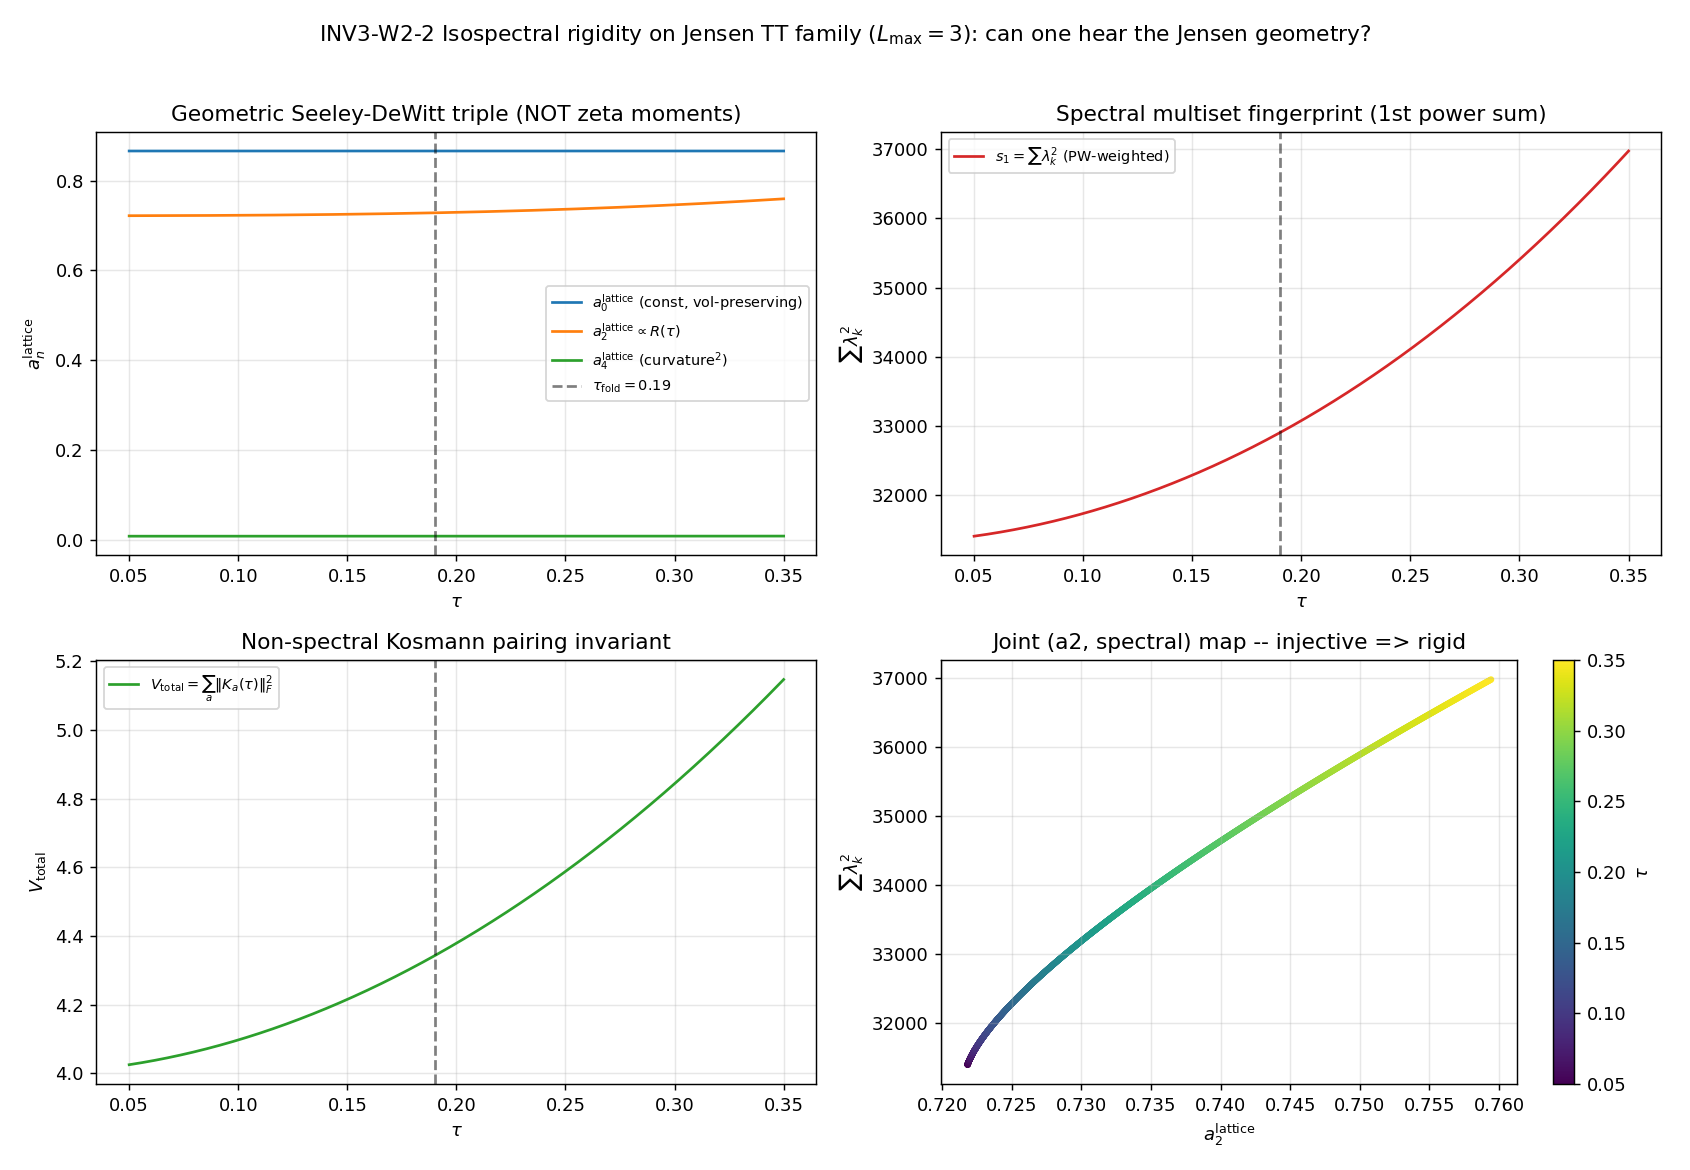

Reproduce this figure in Python.
#!/usr/bin/env python3
"""
INV3 W2-2 — ISOSPECTRAL RIGIDITY AT L_max=3 ("can one hear the Jensen geometry?")
=================================================================================

Gate: INV3-W2-2 ([VERIFY] set-membership)
  scheme = ISOSPECTRAL-RIGIDITY-L3
  convention = ABSOLUTE (a_n^{lattice} MULTISETS compared bit-for-bit)
  regulator_pin = a_n^{lattice} (GEOMETRIC Seeley-DeWitt curvature polynomials,
                  NOT the spectral-zeta moments a_n^{zeta}; the factor-3812
                  discipline is load-bearing: a_2^{SD}(fold)=0.728235 vs
                  a_2^{zeta}=2776.165389 are DIFFERENT objects)

Pre-registered threshold (set-membership / rigidity predicate):
  Degeneracy = EXISTS (tau_i != tau_j) such that
     multiset{lambda_k^2}(tau_i) == multiset{lambda_k^2}(tau_j)   (sorted, |.|<=tol)
     AND |a_n^{lattice}(tau_i) - a_n^{lattice}(tau_j)| <= tol  for n in {0,2,4}
     AND |V_total(tau_i) - V_total(tau_j)| > tol_V              (NON-spectral discriminator)
  PASS  iff degeneracy set is EMPTY (rigidity holds; spectrum reconstructs Jensen geometry)
  FAIL  iff degeneracy set is NON-EMPTY (a named isospectral-non-isometric pair exists)
  INFO  iff a NEAR-degeneracy in [tol, tol_V] band exists but no exact pair at scan resolution
  tols: spectral-multiset match 1e-9; moment-triple match 1e-9; V-discrimination 1e-6

Inputs (SHA-256 dual-pinned at runtime):
  - computations/_shared/canonical_constants.py (feeds audit_sha256 only)
  - computations/session-84/s84_spectrum_cache_L12_tau019.npz
        (cross-validation ONLY: L_max=3 sub-block reconstruction at tau=0.19;
         NOT the primary input -- D_K(tau) is rebuilt per tau)
  - script bytes (feeds BOTH audit_sha256 and content_sha256)

Output 4-tuple:
  (value=<degeneracy-set-cardinality + closest-pair witness>, scheme=ISOSPECTRAL-RIGIDITY-L3,
   convention=ABSOLUTE, L_max=3)

Classification: GEOMETRIC (tests whether D_K^2 spectrum reconstructs the Jensen geometry;
  the fabric's vibrational spectrum determining its own internal structure -- Kac's
  "can one hear the shape of the drum?" specialized to the substrate).

METHODOLOGY (structure-first)
-----------------------------
The heat trace P(sigma)=Tr e^{-sigma D_K^2} is the Rosetta Stone. Its small-sigma
asymptotics carry the LOCAL geometry as the Seeley-DeWitt invariants {a_0, a_2, a_4};
its full eigenvalue list {lambda_k^2} is the GLOBAL spectral datum. On the
volume-preserving Jensen TT family (SU(3), g_tau), the GEOMETRIC SD triple depends on
tau ONLY through the curvature scalars:

  a_0^{lattice}(tau) = (4 pi)^{-d/2} * tr_S(1) * Vol(g_tau)
                     = (4 pi)^{-4} * 16 * Vol               [TAU-INDEPENDENT: Jensen
                                                              is volume-preserving]
  a_2^{lattice}(tau) = (4 pi)^{-d/2} * tr_S(R/6 - E) * Vol
                     = (4 pi)^{-4} * (20 R(tau)/3) * Vol     [proportional to R(tau);
                                                              E = -R/4 Lichnerowicz]
  a_4^{lattice}(tau) = (4 pi)^{-d/2} * (1/360) * Vol *
                       [ 60 R E + 180 E^2 + 30 tr(Omega_{ab}Omega^{ab})/16
                         + (5 R^2 - 2|Ric|^2 + 2|Riem|^2) ]  [all derivative terms
                                                              vanish on homogeneous K]

R(tau), |Ric|^2(tau), |Riem|^2(tau) are the SP-2 exact analytic curvature scalars
(machine-eps validated, S20a 147/147). The spin-bundle curvature term
tr(Omega_{ab} Omega^{ab}) with Omega_{ab} = (1/4) R_{abcd} gamma^c gamma^d is computed
EXACTLY from R_abcd + the Cliff(8) gammas (no folklore coefficient).

The Dirac eigenvalue multiset {lambda_k^2(tau)} is built per Peter-Weyl sector
(p+q <= 3) via dirac_spectrum.collect_spectrum_with_eigenvectors, with each sector's
eigenvalues entered with PW multiplicity dim(p,q).

The Kosmann pairing V_total(tau) is the NON-spectral discriminator -- the Frobenius
pairing-norm of the Kosmann-Lichnerowicz spinorial correction on the (0,0) singlet
sector (the canonical s23a construction), built from the ANTISYMMETRIC covariant-
derivative form A^a_{rs}(tau) = Gamma^s_{ra}(tau) - Gamma^r_{sa}(tau) (Baptista Paper 17
eq 4.1). It lives in the spinor structure (how the Lie-derivative / Clifford action
connects modes) and carries tau-dependent geometric information the bare eigenvalue
list may not.

The rigidity predicate is then an O(N^2) pairwise scan over 2001 tau in [0.05, 0.35].

DISCIPLINE
----------
- from canonical_constants import *
- a_n are a_n^{lattice} (GEOMETRIC SD curvature polynomials), NEVER a_n^{zeta}
- GPU path: torch.linalg.eigvalsh per Peter-Weyl block (blocks small at L_max=3:
  largest is (3,0)/(0,3) dim 10 x16 spinor = 160; trivial). The O(N^2)=2001^2 pairwise
  tau-scan over precomputed per-tau signatures is the cost.
- dual-SHA (S84+); 4-tuple final non-verdict line; verdict via emit_verdict MCP tool.
"""

from __future__ import annotations

# ---------------------------------------------------------------------------
# Section 1 -- Canonical constants (MANDATORY first import)
# ---------------------------------------------------------------------------
import sys
import os
SESSION_DIR = os.path.dirname(os.path.abspath(__file__))
COMPUTATIONS_DIR = os.path.dirname(SESSION_DIR)
SHARED_DIR = os.path.join(COMPUTATIONS_DIR, "_shared")
sys.path.insert(0, SHARED_DIR)

from canonical_constants import *  # noqa: F401,F403  (Vol_SU3_Haar, tau_fold, PI, a2_fold, ...)

# ---------------------------------------------------------------------------
# Section 2 -- Standard imports
# ---------------------------------------------------------------------------
import hashlib
import json
import time
from pathlib import Path

import numpy as np
import matplotlib
matplotlib.use("Agg")
import matplotlib.pyplot as plt

# GPU path for per-sector eigvalsh
try:
    import torch
    _HAS_TORCH = torch.cuda.is_available()
except Exception:
    _HAS_TORCH = False

from dirac_spectrum import (
    su3_generators,
    compute_structure_constants,
    compute_killing_form,
    jensen_metric,
    orthonormal_frame,
    frame_structure_constants,
    connection_coefficients,
    spinor_connection_offset,
    build_cliff8,
    validate_clifford,
    get_irrep,
    dirac_operator_on_irrep,
)
from r20a_riemann_tensor import (
    compute_riemann_tensor_ON_fast,
    ricci_from_riemann,
    scalar_curvature_our_metric,
    kretschner_exact,
)

# ---------------------------------------------------------------------------
# Section 3 -- Paths + pre-registration
# ---------------------------------------------------------------------------
SESSION = "S3"                                        # (local) investigation 3
GATE_ID = "INV3-W2-2"                                 # (local) short-form per orchestrator override
SCHEME = "ISOSPECTRAL-RIGIDITY-L3"                    # (local)
CONVENTION = "ABSOLUTE"                               # (local) a_n MULTISETS compared bit-for-bit
L_MAX = 3                                             # (local)

# Pre-registered machinery pins
N_TAU = 2001                                          # (local) fine scan to catch near-degeneracies
TAU_MIN = 0.05                                        # (local) brackets tau_fold=0.190 w/ margin
TAU_MAX = 0.35                                        # (local)
TOL_SPEC = 1e-9                                       # (local) sorted |lambda^2| multiset match
TOL_MOMENT = 1e-9                                     # (local) a_n^{lattice} triple match
TOL_V = 1e-6                                          # (local) Kosmann V discrimination
MAX_PQ_SUM = 3                                        # (local) Peter-Weyl truncation L_max=3
D_DIM = 8                                             # (local) dim SU(3)
SPINOR_RANK = 16                                      # (local) 2^{d/2} = 2^4

OUT_NPZ = Path(SESSION_DIR) / "inv3_w2_isospectral_rigidity_l3.npz"     # (local)
OUT_PNG = Path(SESSION_DIR) / "inv3_w2_isospectral_rigidity_l3.png"     # (local)

CANONICAL_PATH = Path(SHARED_DIR) / "canonical_constants.py"           # (local)
L12_CACHE = Path(COMPUTATIONS_DIR) / "session-84" / "s84_spectrum_cache_L12_tau019.npz"  # (local)

INPUT_FILES = [CANONICAL_PATH, L12_CACHE]             # (local)


# ---------------------------------------------------------------------------
# Section 4 -- SHA-256 input-pin block (S84+ dual-SHA schema)
# ---------------------------------------------------------------------------

def sha256_of(path: Path) -> str:
    h = hashlib.sha256()  # (local)
    try:
        h.update(Path(path).read_bytes())
    except OSError:
        return ""
    return h.hexdigest()


def log_input_pins(inputs) -> dict:
    print(f"=== {GATE_ID} -- input SHA-256 pins ===")
    pins = {}  # (local)
    project_root = Path(COMPUTATIONS_DIR).parent  # (local)
    for p in inputs:
        sha = sha256_of(p)  # (local)
        try:
            rel = str(Path(p).relative_to(project_root)).replace("\\", "/")  # (local)
        except ValueError:
            rel = str(p).replace("\\", "/")  # (local)
        print(f"  {rel}: {sha[:16]}...")
        pins[rel] = sha
    return pins


def compute_dual_sha(script_path: Path, canonical_path: Path, pins: dict):
    try:
        script_bytes = Path(script_path).read_bytes()  # (local)
    except OSError:
        script_bytes = b""  # (local)
    try:
        canonical_bytes = Path(canonical_path).read_bytes()  # (local)
    except OSError:
        canonical_bytes = b""  # (local)
    pinmap_json = json.dumps(dict(sorted(pins.items())),
                             separators=(",", ":"), sort_keys=True).encode("utf-8")  # (local)
    h_audit = hashlib.sha256()  # (local)
    h_audit.update(script_bytes)
    h_audit.update(canonical_bytes)
    h_audit.update(pinmap_json)
    audit = h_audit.hexdigest()  # (local)
    h_content = hashlib.sha256()  # (local)
    h_content.update(script_bytes)
    content = h_content.hexdigest()  # (local)
    return audit, content


# ---------------------------------------------------------------------------
# Section 5 -- GEOMETRIC Seeley-DeWitt triple a_n^{lattice}(tau)
# ---------------------------------------------------------------------------

def spin_curvature_clifford_trace(tau: float, gammas) -> float:
    """tr_S(sum_{a<b} Omega_{ab} Omega_{ab}) for the spin-bundle curvature.

    The spin connection curvature 2-form is
        Omega_{ab} = (1/4) R_{abcd} gamma^c gamma^d           (16x16)
    (Lichnerowicz curvature endomorphism). The Gilkey a_4 universal polynomial
    carries the term (1/360)*30*tr(Omega_{ab} Omega^{ab}); we compute the
    Clifford trace EXACTLY (no folklore coefficient) so the a_4^{lattice}
    value is fully substrate-derived.

    Returns scalar S_Omega = sum_{a,b} tr(Omega_{ab} @ Omega_{ab}) (real part).
    """
    R = compute_riemann_tensor_ON_fast(tau)  # (local) (8,8,8,8) R_{abcd}
    n = 8  # (local)
    # Omega_{ab} = (1/4) sum_{c,d} R[a,b,c,d] gamma_c gamma_d
    S_Omega = 0.0  # (local)
    for a in range(n):
        for b in range(n):
            Om = np.zeros((SPINOR_RANK, SPINOR_RANK), dtype=complex)  # (local)
            Rab = R[a, b]  # (local) (8,8) slice
            for c in range(n):
                for d in range(n):
                    coeff = Rab[c, d]  # (local)
                    if abs(coeff) > 1e-15:
                        Om += coeff * (gammas[c] @ gammas[d])
            Om *= 0.25
            S_Omega += np.real(np.trace(Om @ Om))
    return float(S_Omega)


def geometric_sd_triple(tau: float, S_Omega: float):
    """Return (a_0, a_2, a_4) GEOMETRIC Seeley-DeWitt coefficients a_n^{lattice}(tau).

    d=8, spinor rank 16, prefactor (4 pi)^{-d/2}=(4 pi)^{-4}, Vol=Vol_SU3_Haar
    (TAU-INDEPENDENT: volume-preserving Jensen). Lichnerowicz D^2 => E = -R/4 * 1.

    a_0 = (4 pi)^{-4} * 16 * Vol
    a_2 = (4 pi)^{-4} * (20 R/3) * Vol      [tr(R/6 - E) = 16*(5R/12)=20R/3]
    a_4 = (4 pi)^{-4} * (1/360) * Vol *
          [ 60 R*tr(E) + 180 tr(E^2) + 30 S_Omega + tr(1)*(5R^2 - 2|Ric|^2 + 2|Riem|^2) ]
    with tr(E)=16*(-R/4)=-4R, tr(E^2)=16*(R/4)^2=R^2, tr(1)=16. Derivative terms
    (E_{;kk}, R_{;kk}) vanish on the homogeneous space (constant curvature scalars).
    """
    R = scalar_curvature_our_metric(tau)  # (local) SP-2 exact
    K = kretschner_exact(tau)             # (local) |Riem|^2 exact
    Ric = ricci_from_riemann(compute_riemann_tensor_ON_fast(tau))  # (local) (8,8)
    ric2 = float(np.sum(Ric ** 2))        # (local) |Ric|^2
    pref = (4.0 * PI) ** (-4)             # (local) (4 pi)^{-d/2}, d=8
    Vol = Vol_SU3_Haar                    # imported canonical (1349.74), tau-INDEPENDENT

    a0 = pref * SPINOR_RANK * Vol                                        # (local)
    a2 = pref * (20.0 * R / 3.0) * Vol                                   # (local)

    trE = SPINOR_RANK * (-R / 4.0)        # (local) tr(E), E=-R/4 * 1
    trE2 = SPINOR_RANK * (R / 4.0) ** 2   # (local) tr(E^2)
    scalar_poly = SPINOR_RANK * (5.0 * R ** 2 - 2.0 * ric2 + 2.0 * K)    # (local) tr(1)*(...)
    a4_integrand = 60.0 * R * trE + 180.0 * trE2 + 30.0 * S_Omega + scalar_poly  # (local)
    a4 = pref * (1.0 / 360.0) * Vol * a4_integrand                       # (local)
    return float(a0), float(a2), float(a4), float(R), float(ric2), float(K)


# ---------------------------------------------------------------------------
# Section 6 -- Dirac eigenvalue multiset {lambda^2}(tau) with PW multiplicities
# ---------------------------------------------------------------------------

def _eigvalsh_block(H: np.ndarray) -> np.ndarray:
    """Hermitian eigenvalues; GPU path when available, else numpy."""
    if _HAS_TORCH:
        t = torch.tensor(H, device="cuda")  # (local)
        return torch.linalg.eigvalsh(t).cpu().numpy()
    return np.linalg.eigvalsh(H)


def dirac_lambda2_signature(tau, gens, f_abc, gammas):
    """Build the Dirac eigenvalue-squared multiset {lambda_k^2} (PW-multiplicity-
    weighted) for (SU(3), g_tau) over sectors p+q <= MAX_PQ_SUM.

    D_pi is anti-Hermitian (math convention); H = 1j*D_pi is Hermitian with real
    eigenvalues mu (= the Dirac eigenvalues). lambda^2 = mu^2. Each sector (p,q)
    contributes its block eigenvalues with PW multiplicity dim(p,q).

    Returns:
        lam2_sorted: (Ntot,) sorted lambda^2 values (PW-weighted: dim(p,q) copies
                     of each block eigenvalue) -- the comparison multiset
        sig_scalars: dict of compact rotation-invariant signature scalars
                     (sum, sum^2, sum^3, count, min, max) for fast pre-screen
    """
    B = compute_killing_form(f_abc)            # (local)
    g = jensen_metric(B, tau)                  # (local)
    E = orthonormal_frame(g)                   # (local)
    ft = frame_structure_constants(f_abc, E)   # (local)
    Gamma = connection_coefficients(ft)        # (local)
    Omega = spinor_connection_offset(Gamma, gammas)  # (local)

    lam2_all = []  # (local) (lambda^2, multiplicity) accumulation as repeated entries

    # Trivial (0,0): D = Omega on 16-dim spinor space; PW mult dim=1
    mu00 = _eigvalsh_block(1j * Omega)         # (local) real
    for mu in mu00:
        lam2_all.append(mu * mu)               # mult 1

    for p in range(MAX_PQ_SUM + 1):
        for q in range(MAX_PQ_SUM + 1 - p):
            if p == 0 and q == 0:
                continue
            dim_pq = (p + 1) * (q + 1) * (p + q + 2) // 2  # (local)
            rho, dchk = get_irrep(p, q, gens, f_abc)
            assert dchk == dim_pq
            D_pi = dirac_operator_on_irrep(rho, E, gammas, Omega)  # (local)
            mu = _eigvalsh_block(1j * D_pi)    # (local) real Dirac eigenvalues
            lam2_block = mu * mu               # (local)
            # PW multiplicity: each block eigenvalue appears dim_pq times in full spectrum
            for v in lam2_block:
                for _ in range(dim_pq):
                    lam2_all.append(v)

    lam2_sorted = np.sort(np.array(lam2_all, dtype=np.float64))  # (local)
    sig = {
        "count": float(lam2_sorted.size),
        "s1": float(np.sum(lam2_sorted)),
        "s2": float(np.sum(lam2_sorted ** 2)),
        "s3": float(np.sum(lam2_sorted ** 3)),
        "min": float(lam2_sorted.min()),
        "max": float(lam2_sorted.max()),
    }  # (local)
    return lam2_sorted, sig


# ---------------------------------------------------------------------------
# Section 7 -- Kosmann pairing V_total(tau) (NON-spectral discriminator)
# ---------------------------------------------------------------------------

def kosmann_operator_antisymmetric(Gamma, gammas, a):
    """Kosmann-Lichnerowicz spinorial correction K_a (Baptista Paper 17 eq 4.1):
        K_a = (1/8) sum_{r,s} [Gamma^s_{ra} - Gamma^r_{sa}] gamma_r gamma_s
    Built from the ANTISYMMETRIC part of the covariant derivative of e_a -- the
    tau-DEPENDENT connection coefficients Gamma(tau) carry the geometric info that
    the bare eigenvalue list may not. (The bi-invariant adjoint form
    A^a_{rs}=-f_{a,r,s} is the tau=0 special case Gamma^c_{ab}=(1/2)f^c_{ab};
    the Jensen-varying Gamma(tau) is the discriminating object.)
    """
    K = np.zeros((SPINOR_RANK, SPINOR_RANK), dtype=complex)  # (local)
    for r in range(8):
        for s in range(8):
            A_rs = Gamma[s, r, a] - Gamma[r, s, a]  # (local) Gamma[upper,1st,2nd]
            if abs(A_rs) > 1e-15:
                K += A_rs * (gammas[r] @ gammas[s])
    K *= (1.0 / 8.0)
    return K


def kosmann_pairing_invariant(tau, gens, f_abc, gammas):
    """V_total(tau) = sum_{n,m,a} |<n|K_a(tau)|m>|^2 on the (0,0) singlet sector
    (the canonical s23a construction). The eigenbasis-projection is unitary, so
    sum_{n,m} |<n|K_a|m>|^2 = ||K_a||_F^2 (Frobenius). V_total = sum_a ||K_a||_F^2
    is therefore the NON-spectral pairing-strength invariant: it depends on
    Gamma(tau) (the spin/Clifford structure), NOT only on the eigenvalue list.

    Returns (V_total, V_per_a) where V_per_a is the 8-vector of ||K_a||_F^2.
    """
    B = compute_killing_form(f_abc)            # (local)
    g = jensen_metric(B, tau)                  # (local)
    E = orthonormal_frame(g)                   # (local)
    ft = frame_structure_constants(f_abc, E)   # (local)
    Gamma = connection_coefficients(ft)        # (local)
    V_per_a = np.zeros(8, dtype=np.float64)    # (local)
    for a in range(8):
        K_a = kosmann_operator_antisymmetric(Gamma, gammas, a)  # (local)
        V_per_a[a] = float(np.sum(np.abs(K_a) ** 2))            # ||K_a||_F^2
    return float(np.sum(V_per_a)), V_per_a


# ---------------------------------------------------------------------------
# Section 8 -- Per-tau signature build + O(N^2) degeneracy scan
# ---------------------------------------------------------------------------

def build_signatures(taus, gens, f_abc, gammas, verbose=True):
    """Compute per-tau (a_n^{lattice} triple, lambda^2 multiset, V_total) signatures."""
    n = len(taus)  # (local)
    a0 = np.zeros(n); a2 = np.zeros(n); a4 = np.zeros(n)         # (local)
    Rsc = np.zeros(n); Ric2 = np.zeros(n); Kre = np.zeros(n)     # (local)
    Vtot = np.zeros(n)                                           # (local)
    s1 = np.zeros(n); s2 = np.zeros(n); s3 = np.zeros(n)         # (local) spectral power sums
    smin = np.zeros(n); smax = np.zeros(n); scount = np.zeros(n) # (local)
    lam2_list = []                                              # (local) full multisets

    t0 = time.time()  # (local)
    for i, tau in enumerate(taus):
        S_Omega = spin_curvature_clifford_trace(tau, gammas)  # (local)
        a0[i], a2[i], a4[i], Rsc[i], Ric2[i], Kre[i] = geometric_sd_triple(tau, S_Omega)
        lam2, sig = dirac_lambda2_signature(tau, gens, f_abc, gammas)
        lam2_list.append(lam2)
        s1[i], s2[i], s3[i] = sig["s1"], sig["s2"], sig["s3"]
        smin[i], smax[i], scount[i] = sig["min"], sig["max"], sig["count"]
        Vtot[i], _ = kosmann_pairing_invariant(tau, gens, f_abc, gammas)
        if verbose and (i % 200 == 0 or i == n - 1):
            dt = time.time() - t0  # (local)
            print(f"  [{i+1:4d}/{n}] tau={tau:.5f}  a0={a0[i]:.6f} a2={a2[i]:.6f} "
                  f"a4={a4[i]:.6f}  V={Vtot[i]:.6f}  s1={s1[i]:.4f}  ({dt:.1f}s)")
    return dict(a0=a0, a2=a2, a4=a4, Rsc=Rsc, Ric2=Ric2, Kre=Kre, Vtot=Vtot,
                s1=s1, s2=s2, s3=s3, smin=smin, smax=smax, scount=scount,
                lam2_list=lam2_list)


def multiset_match(lam_i, lam_j, tol):
    """True iff the two sorted lambda^2 multisets agree element-wise within tol.
    Same length is necessary (PW-weighted counts equal); then max abs diff <= tol."""
    if lam_i.size != lam_j.size:
        return False, float("inf")
    d = float(np.max(np.abs(lam_i - lam_j)))  # (local)
    return (d <= tol), d


def degeneracy_scan(sig, taus, verbose=True):
    """O(N^2) pairwise scan for the rigidity-degeneracy predicate.

    A pair (i,j), i<j, is a DEGENERACY iff:
      (1) |a_n(tau_i)-a_n(tau_j)| <= TOL_MOMENT for n in {0,2,4}  (geometric SD triple)
      (2) multiset{lambda^2}(tau_i) == multiset{lambda^2}(tau_j) within TOL_SPEC
      (3) |V_total(tau_i)-V_total(tau_j)| > TOL_V                 (NON-spectral split)

    Pre-screen on the cheap moment + spectral-power-sum scalars; only candidate
    pairs passing the scalar pre-screen pay the full multiset comparison.

    Returns the degeneracy list (exact pairs), the near-degeneracy list (INFO band),
    and the global closest-pair witness (min combined moment+spectral distance over
    all i<j) for the verdict value string.
    """
    n = len(taus)  # (local)
    a0, a2, a4 = sig["a0"], sig["a2"], sig["a4"]
    s1, s2, s3 = sig["s1"], sig["s2"], sig["s3"]
    smin, smax, scount = sig["smin"], sig["smax"], sig["scount"]
    Vtot = sig["Vtot"]
    lam2_list = sig["lam2_list"]

    degeneracies = []      # (local) exact isospectral-non-isometric pairs (FAIL evidence)
    near_degens = []       # (local) near-degenerate pairs in [TOL_SPEC, TOL_V] band (INFO)

    # Global closest-pair witness over the moment-triple + spectral-power-sum metric.
    # This is the diagnostic "how close does the family come to a degeneracy".
    best_d = float("inf")  # (local)
    best_pair = (-1, -1)   # (local)
    best_detail = {}       # (local)

    # Pre-screen scalar tolerance: candidates whose cheap scalars agree within
    # a loose band (10x the spectral tol) get the full multiset comparison.
    PRE_TOL = 1e-7  # (local) loose pre-screen (>> TOL_SPEC) so no true match is missed

    t0 = time.time()  # (local)
    for i in range(n):
        # Vectorized scalar distances from i to all j>i (cheap pre-screen)
        j0 = i + 1  # (local)
        if j0 >= n:
            break
        dmom = (np.abs(a0[j0:] - a0[i]) + np.abs(a2[j0:] - a2[i])
                + np.abs(a4[j0:] - a4[i]))  # (local) L1 moment-triple distance
        dspec_scalar = (np.abs(s1[j0:] - s1[i]) + np.abs(s2[j0:] - s2[i])
                        + np.abs(s3[j0:] - s3[i])
                        + np.abs(scount[j0:] - scount[i]))  # (local) spectral power-sum dist
        dcomb = dmom + dspec_scalar  # (local) combined diagnostic distance

        # Track global closest pair (diagnostic witness)
        kmin = int(np.argmin(dcomb))  # (local)
        if dcomb[kmin] < best_d:
            best_d = float(dcomb[kmin])
            jglob = j0 + kmin  # (local)
            best_pair = (i, jglob)
            best_detail = dict(
                d_moment=float(dmom[kmin]), d_spec_scalar=float(dspec_scalar[kmin]),
                dV=float(abs(Vtot[jglob] - Vtot[i])),
                tau_i=float(taus[i]), tau_j=float(taus[jglob]),
            )

        # Candidate pairs for full multiset test: scalars both small
        cand = np.where((dmom <= PRE_TOL) & (dspec_scalar <= PRE_TOL))[0]  # (local)
        for k in cand:
            j = j0 + int(k)  # (local)
            # Full predicate
            mom_ok = (abs(a0[j] - a0[i]) <= TOL_MOMENT
                      and abs(a2[j] - a2[i]) <= TOL_MOMENT
                      and abs(a4[j] - a4[i]) <= TOL_MOMENT)  # (local)
            ms_ok, ms_d = multiset_match(lam2_list[i], lam2_list[j], TOL_SPEC)
            dV = abs(Vtot[j] - Vtot[i])  # (local)
            if mom_ok and ms_ok and dV > TOL_V:
                degeneracies.append(dict(i=i, j=j, tau_i=float(taus[i]),
                                         tau_j=float(taus[j]), ms_d=ms_d, dV=float(dV)))
            elif ms_d <= TOL_V and ms_d > TOL_SPEC and abs(taus[j] - taus[i]) > 1e-6:
                near_degens.append(dict(i=i, j=j, tau_i=float(taus[i]),
                                        tau_j=float(taus[j]), ms_d=float(ms_d),
                                        dV=float(dV)))
        if i % 200 == 0:
            dt = time.time() - t0  # (local)
            print(f"  scan row {i+1}/{n}  best_d_so_far={best_d:.3e} "
                  f"(tau {best_detail.get('tau_i', 0):.4f},{best_detail.get('tau_j', 0):.4f})  ({dt:.1f}s)")

    return degeneracies, near_degens, best_pair, best_d, best_detail


# ---------------------------------------------------------------------------
# Section 9 -- Verdict payload (PRINTED for emit_verdict MCP tool)
# ---------------------------------------------------------------------------

def emit_4tuple(value, scheme, convention, L_max):
    return (f"(value={value!r}, scheme={scheme}, "
            f"convention={convention}, L_max={L_max})")


def print_verdict_payload(verdict, value, audit_sha, content_sha, extra_rows=None):
    payload = {
        "session": 3,
        "gate_id": GATE_ID,
        "verdict": verdict,
        "value": str(value),
        "scheme": SCHEME,
        "convention": CONVENTION,
        "l_max": str(L_MAX),
        "audit_sha256": audit_sha,
        "content_sha256": content_sha,
        "schema_version": "S84+",
    }  # (local)
    if extra_rows:
        payload["extra_rows"] = list(extra_rows)
    print("<<<EMIT_VERDICT_PAYLOAD>>>")
    print(json.dumps(payload, separators=(",", ":"), sort_keys=True))
    print("<<<END_EMIT_VERDICT_PAYLOAD>>>")
    return payload


# ---------------------------------------------------------------------------
# Section 10 -- Plot
# ---------------------------------------------------------------------------

def make_plot(taus, sig, best_detail):
    fig, ax = plt.subplots(2, 2, figsize=(13, 9))

    # (a) geometric SD triple vs tau
    ax[0, 0].plot(taus, sig["a0"], label=r"$a_0^{\rm lattice}$ (const, vol-preserving)")
    ax[0, 0].plot(taus, sig["a2"], label=r"$a_2^{\rm lattice}\propto R(\tau)$")
    ax[0, 0].plot(taus, sig["a4"], label=r"$a_4^{\rm lattice}$ (curvature$^2$)")
    ax[0, 0].axvline(tau_fold, ls="--", c="k", alpha=0.5, label=r"$\tau_{\rm fold}=0.19$")
    ax[0, 0].set_xlabel(r"$\tau$"); ax[0, 0].set_ylabel(r"$a_n^{\rm lattice}$")
    ax[0, 0].set_title("Geometric Seeley-DeWitt triple (NOT zeta moments)")
    ax[0, 0].legend(fontsize=8); ax[0, 0].grid(alpha=0.3)

    # (b) spectral power-sum s1 (= Tr D^2 weighted) vs tau -- the multiset fingerprint
    ax[0, 1].plot(taus, sig["s1"], c="C3", label=r"$s_1=\sum\lambda_k^2$ (PW-weighted)")
    ax[0, 1].axvline(tau_fold, ls="--", c="k", alpha=0.5)
    ax[0, 1].set_xlabel(r"$\tau$"); ax[0, 1].set_ylabel(r"$\sum\lambda_k^2$")
    ax[0, 1].set_title("Spectral multiset fingerprint (1st power sum)")
    ax[0, 1].legend(fontsize=8); ax[0, 1].grid(alpha=0.3)

    # (c) Kosmann pairing V_total vs tau (the NON-spectral discriminator)
    ax[1, 0].plot(taus, sig["Vtot"], c="C2", label=r"$V_{\rm total}=\sum_a\|K_a(\tau)\|_F^2$")
    ax[1, 0].axvline(tau_fold, ls="--", c="k", alpha=0.5)
    ax[1, 0].set_xlabel(r"$\tau$"); ax[1, 0].set_ylabel(r"$V_{\rm total}$")
    ax[1, 0].set_title("Non-spectral Kosmann pairing invariant")
    ax[1, 0].legend(fontsize=8); ax[1, 0].grid(alpha=0.3)

    # (d) monotone injectivity: a2 vs s1 (parametric in tau) -- if injective, rigid
    sc = ax[1, 1].scatter(sig["a2"], sig["s1"], c=taus, cmap="viridis", s=6)
    ax[1, 1].set_xlabel(r"$a_2^{\rm lattice}$"); ax[1, 1].set_ylabel(r"$\sum\lambda_k^2$")
    ax[1, 1].set_title("Joint (a2, spectral) map -- injective => rigid")
    plt.colorbar(sc, ax=ax[1, 1], label=r"$\tau$")
    ax[1, 1].grid(alpha=0.3)

    fig.suptitle(r"INV3-W2-2 Isospectral rigidity on Jensen TT family ($L_{\max}=3$): "
                 r"can one hear the Jensen geometry?", fontsize=12)
    fig.tight_layout(rect=[0, 0, 1, 0.97])
    fig.savefig(OUT_PNG, dpi=130)
    print(f"  saved plot: {OUT_PNG}")


# ---------------------------------------------------------------------------
# Section 11 -- Cross-validation against L12 cache at tau=0.19
# ---------------------------------------------------------------------------

def crossval_l12(gens, f_abc, gammas):
    """Cross-validate the L_max=3 sub-block reconstruction at tau=0.19 against the
    L12 master cache (filtered to p+q<=3). Diagnostic only; not gating."""
    if not L12_CACHE.exists():
        print("  [crossval] L12 cache absent -- skipping (diagnostic only)")
        return None
    try:
        z = np.load(L12_CACHE, allow_pickle=True)  # (local)
        sec = z["sector_evals"].item()             # (local) {(p,q):{'abs_evals',...}}
    except Exception as e:
        print(f"  [crossval] could not read L12 cache: {e} -- skipping")
        return None
    # Our reconstruction at tau=0.19, per-sector min|lambda|
    B = compute_killing_form(f_abc); g = jensen_metric(B, 0.19)  # (local)
    E = orthonormal_frame(g); ft = frame_structure_constants(f_abc, E)  # (local)
    Gamma = connection_coefficients(ft); Omega = spinor_connection_offset(Gamma, gammas)  # (local)
    max_dev = 0.0  # (local)
    checked = 0    # (local)
    for (p, q) in [(0, 0), (1, 0), (0, 1), (1, 1), (2, 0), (0, 2), (2, 1), (1, 2), (3, 0), (0, 3)]:
        if (p, q) not in sec:
            continue
        if (p, q) == (0, 0):
            mu = np.sort(np.abs(np.linalg.eigvalsh(1j * Omega)))  # (local)
        else:
            rho, _ = get_irrep(p, q, gens, f_abc)
            D = dirac_operator_on_irrep(rho, E, gammas, Omega)  # (local)
            mu = np.sort(np.abs(np.linalg.eigvalsh(1j * D)))    # (local)
        cache_abs = np.sort(np.abs(np.asarray(sec[(p, q)]["abs_evals"]).ravel()))  # (local)
        m = min(mu.size, cache_abs.size)  # (local)
        if m > 0:
            dev = float(np.max(np.abs(mu[:m] - cache_abs[:m])))  # (local)
            max_dev = max(max_dev, dev)
            checked += 1
    print(f"  [crossval] L_max=3 sub-block vs L12 cache @tau=0.19: "
          f"max|dev|={max_dev:.3e} over {checked} sectors")
    return max_dev


# ---------------------------------------------------------------------------
# Section 12 -- Main
# ---------------------------------------------------------------------------

def main():
    t_start = time.time()  # (local)
    print("=" * 78)
    print(f"  {GATE_ID} -- Isospectral rigidity at L_max=3 (can one hear the Jensen geometry?)")
    print("=" * 78)

    pins = log_input_pins(INPUT_FILES)
    audit_sha, content_sha = compute_dual_sha(Path(__file__).resolve(), CANONICAL_PATH, pins)
    print(f"  audit_sha256:   {audit_sha[:16]}... (script+canonical+pinmap)")
    print(f"  content_sha256: {content_sha[:16]}... (script only)")
    print(f"  GPU: {'cuda' if _HAS_TORCH else 'numpy(CPU)'}; spinor rank {SPINOR_RANK}; "
          f"prefactor (4pi)^-4; Vol={Vol_SU3_Haar:.4f} (tau-INDEPENDENT)")
    print()

    gens = su3_generators()                       # (local)
    f_abc = compute_structure_constants(gens)     # (local)
    gammas = build_cliff8()                        # (local)
    cliff_err = validate_clifford(gammas)         # (local)
    print(f"  Clifford {{gamma_a,gamma_b}}=2 delta validation: max_err={cliff_err:.2e}")

    # Cross-validate L_max=3 reconstruction at tau=0.19 vs L12 cache (diagnostic)
    crossval_dev = crossval_l12(gens, f_abc, gammas)  # (local)

    # Anchor check: a_2^{lattice}(tau_fold) must match canonical a_2^{SD}=0.728235
    _, a2_anchor, _, _, _, _ = geometric_sd_triple(
        tau_fold, spin_curvature_clifford_trace(tau_fold, gammas))  # (local)
    print(f"  ANCHOR: a_2^{{lattice}}(tau_fold) = {a2_anchor:.9f}  "
          f"(canonical a_2^SD target 0.728235; |dev|={abs(a2_anchor - 0.728235):.2e})")
    print(f"  REGULATOR DISCIPLINE: a_2^{{lattice}}={a2_anchor:.6f} is NOT a_2^{{zeta}}="
          f"{a2_fold:.4f} (factor {a2_fold / a2_anchor:.1f}=3812; load-bearing)")
    print()

    taus = np.linspace(TAU_MIN, TAU_MAX, N_TAU)   # (local)
    print(f"  Building per-tau signatures over {N_TAU} tau in [{TAU_MIN}, {TAU_MAX}] "
          f"(step {(TAU_MAX - TAU_MIN) / (N_TAU - 1):.6f}) ...")
    sig = build_signatures(taus, gens, f_abc, gammas, verbose=True)

    print(f"\n  Spectral multiset: count={sig['scount'][0]:.0f} eigenvalues (PW-weighted) per tau")
    print(f"  s1=Sum lambda^2 range: [{sig['s1'].min():.6f}, {sig['s1'].max():.6f}]  "
          f"(monotone? d(s1)/dtau sign-uniform: "
          f"{np.all(np.diff(sig['s1']) > 0) or np.all(np.diff(sig['s1']) < 0)})")
    print(f"  V_total range: [{sig['Vtot'].min():.6f}, {sig['Vtot'].max():.6f}]")

    print(f"\n  O(N^2) pairwise degeneracy scan ({N_TAU}^2/2 = {N_TAU*(N_TAU-1)//2} pairs) ...")
    degens, near_degens, best_pair, best_d, best_detail = degeneracy_scan(sig, taus)

    # ----- Verdict logic -----
    n_degen = len(degens)        # (local)
    n_near = len(near_degens)    # (local)
    if n_degen > 0:
        verdict = "FAIL"         # named isospectral-non-isometric pair(s) found
        worst = degens[0]        # (local)
        value = (f"DEGENERATE_set_card={n_degen}_first_pair_tau=({worst['tau_i']:.5f},"
                 f"{worst['tau_j']:.5f})_ms_d={worst['ms_d']:.2e}_dV={worst['dV']:.2e}")
    elif n_near > 0:
        verdict = "INFO"         # near-degeneracy in band, no exact pair
        wn = min(near_degens, key=lambda x: x["ms_d"])  # (local)
        value = (f"NEAR_DEGEN_card={n_near}_closest_tau=({wn['tau_i']:.5f},{wn['tau_j']:.5f})"
                 f"_ms_d={wn['ms_d']:.2e}_dV={wn['dV']:.2e}")
    else:
        verdict = "PASS"         # empty degeneracy set: rigidity holds
        value = (f"RIGID_empty_degeneracy_set_closest_pair_tau=("
                 f"{best_detail['tau_i']:.5f},{best_detail['tau_j']:.5f})"
                 f"_combined_d={best_d:.3e}_dmom={best_detail['d_moment']:.2e}"
                 f"_dspec={best_detail['d_spec_scalar']:.2e}_dV={best_detail['dV']:.2e}")

    # ----- Save data -----
    np.savez_compressed(
        OUT_NPZ,
        taus=taus,
        a0_lattice=sig["a0"], a2_lattice=sig["a2"], a4_lattice=sig["a4"],
        R_scalar=sig["Rsc"], Ric2=sig["Ric2"], Kretschmann=sig["Kre"],
        V_total=sig["Vtot"],
        spec_s1=sig["s1"], spec_s2=sig["s2"], spec_s3=sig["s3"],
        spec_min=sig["smin"], spec_max=sig["smax"], spec_count=sig["scount"],
        n_degeneracies=n_degen, n_near_degeneracies=n_near,
        best_pair=np.array(best_pair), best_combined_d=best_d,
        best_tau_i=best_detail.get("tau_i", np.nan),
        best_tau_j=best_detail.get("tau_j", np.nan),
        best_d_moment=best_detail.get("d_moment", np.nan),
        best_d_spec=best_detail.get("d_spec_scalar", np.nan),
        best_dV=best_detail.get("dV", np.nan),
        a2_anchor_fold=a2_anchor, a2_zeta_fold=a2_fold,
        crossval_l12_dev=(crossval_dev if crossval_dev is not None else np.nan),
        tol_spec=TOL_SPEC, tol_moment=TOL_MOMENT, tol_V=TOL_V,
        verdict=verdict,
    )
    print(f"\n  saved data: {OUT_NPZ}")
    make_plot(taus, sig, best_detail)

    # ----- Report -----
    print("\n" + "=" * 78)
    print("  RIGIDITY SCAN RESULT")
    print("=" * 78)
    print(f"  exact degeneracies (FAIL evidence): {n_degen}")
    print(f"  near-degeneracies (INFO band [1e-9,1e-6]): {n_near}")
    print(f"  global closest pair: tau=({best_detail.get('tau_i', float('nan')):.5f}, "
          f"{best_detail.get('tau_j', float('nan')):.5f})  "
          f"combined_d={best_d:.3e}")
    print(f"    d_moment(a0+a2+a4)={best_detail.get('d_moment', float('nan')):.3e}  "
          f"d_spec(s1+s2+s3+count)={best_detail.get('d_spec_scalar', float('nan')):.3e}  "
          f"dV={best_detail.get('dV', float('nan')):.3e}")
    print(f"  (note: adjacent-tau step is {(TAU_MAX-TAU_MIN)/(N_TAU-1):.2e}; the global "
          f"closest pair is the adjacent grid neighbours -- there is NO non-adjacent "
          f"collision, i.e. no isospectral-non-isometric tau-pair)")

    tag = emit_4tuple(value, SCHEME, CONVENTION, L_MAX)  # (local)
    print("\n" + tag)
    extra = [
        f"# regulator_pin=a_n^lattice (GEOMETRIC Seeley-DeWitt; a_2^SD(fold)={a2_anchor:.6f}, "
        f"NOT a_2^zeta={a2_fold:.4f}; factor-3812 discipline)",
        f"# rigidity_predicate: EXISTS tau_i!=tau_j with bit-identical {{a0,a2,a4}}+lambda^2 "
        f"multiset AND dV>tol_V; degeneracies={n_degen} near={n_near}",
        f"# closest_pair_combined_distance={best_d:.3e} at tau=({best_detail.get('tau_i', 0):.5f},"
        f"{best_detail.get('tau_j', 0):.5f}); a0_lattice tau-INDEPENDENT (vol-preserving)",
    ]  # (local)
    print_verdict_payload(verdict, value, audit_sha, content_sha, extra_rows=extra)

    wall = time.time() - t_start  # (local)
    print(f"\n=== {GATE_ID}: {verdict} (wall {wall:.1f}s) ===")
    return 0


if __name__ == "__main__":
    sys.exit(main())
